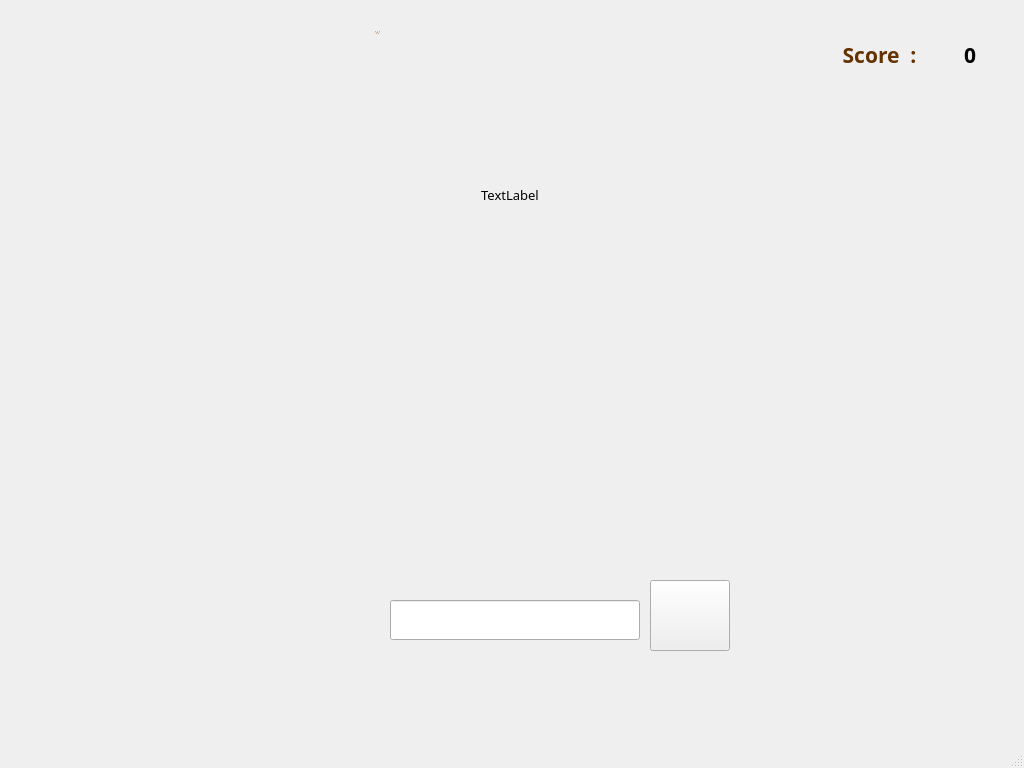
<?xml version="1.0" encoding="UTF-8"?>
<ui version="4.0">
 <class>MainWindow</class>
 <widget class="QMainWindow" name="MainWindow">
  <property name="geometry">
   <rect>
    <x>0</x>
    <y>0</y>
    <width>1024</width>
    <height>768</height>
   </rect>
  </property>
  <property name="windowTitle">
   <string>MainWindow</string>
  </property>
  <widget class="QWidget" name="centralwidget">
   <widget class="QLabel" name="question_label">
    <property name="geometry">
     <rect>
      <x>110</x>
      <y>120</y>
      <width>800</width>
      <height>150</height>
     </rect>
    </property>
    <property name="font">
     <font>
      <family>BM DoHyeon</family>
      <pointsize>10</pointsize>
      <weight>50</weight>
      <bold>false</bold>
     </font>
    </property>
    <property name="text">
     <string>TextLabel</string>
    </property>
    <property name="alignment">
     <set>Qt::AlignCenter</set>
    </property>
   </widget>
   <widget class="QPushButton" name="answer_btn">
    <property name="geometry">
     <rect>
      <x>650</x>
      <y>580</y>
      <width>80</width>
      <height>71</height>
     </rect>
    </property>
    <property name="text">
     <string/>
    </property>
   </widget>
   <widget class="QLineEdit" name="answer_lineEdit">
    <property name="geometry">
     <rect>
      <x>390</x>
      <y>600</y>
      <width>250</width>
      <height>40</height>
     </rect>
    </property>
    <property name="font">
     <font>
      <family>BM DoHyeon</family>
      <pointsize>10</pointsize>
      <weight>50</weight>
      <bold>false</bold>
     </font>
    </property>
   </widget>
   <widget class="QLabel" name="choiceBackground_label">
    <property name="geometry">
     <rect>
      <x>0</x>
      <y>-20</y>
      <width>1024</width>
      <height>768</height>
     </rect>
    </property>
    <property name="focusPolicy">
     <enum>Qt::NoFocus</enum>
    </property>
    <property name="text">
     <string/>
    </property>
   </widget>
   <widget class="QLabel" name="hp_label">
    <property name="geometry">
     <rect>
      <x>10</x>
      <y>10</y>
      <width>250</width>
      <height>80</height>
     </rect>
    </property>
    <property name="text">
     <string/>
    </property>
   </widget>
   <widget class="QLabel" name="score_label">
    <property name="geometry">
     <rect>
      <x>810</x>
      <y>30</y>
      <width>150</width>
      <height>50</height>
     </rect>
    </property>
    <property name="font">
     <font>
      <family>BM DoHyeon</family>
      <pointsize>16</pointsize>
      <weight>75</weight>
      <bold>true</bold>
     </font>
    </property>
    <property name="styleSheet">
     <string notr="true">color : rgb(100, 50, 0);</string>
    </property>
    <property name="text">
     <string>Score  :  </string>
    </property>
    <property name="alignment">
     <set>Qt::AlignCenter</set>
    </property>
   </widget>
   <widget class="QLabel" name="score">
    <property name="geometry">
     <rect>
      <x>930</x>
      <y>30</y>
      <width>80</width>
      <height>50</height>
     </rect>
    </property>
    <property name="font">
     <font>
      <family>BM DoHyeon</family>
      <pointsize>16</pointsize>
      <weight>75</weight>
      <bold>true</bold>
     </font>
    </property>
    <property name="text">
     <string>0</string>
    </property>
    <property name="alignment">
     <set>Qt::AlignCenter</set>
    </property>
   </widget>
   <widget class="QLabel" name="easteregg">
    <property name="geometry">
     <rect>
      <x>375</x>
      <y>25</y>
      <width>15</width>
      <height>15</height>
     </rect>
    </property>
    <property name="font">
     <font>
      <family>BM DoHyeon</family>
      <pointsize>4</pointsize>
     </font>
    </property>
    <property name="styleSheet">
     <string notr="true">color : rgb(160, 80, 0);</string>
    </property>
    <property name="text">
     <string>'^'</string>
    </property>
   </widget>
   <zorder>choiceBackground_label</zorder>
   <zorder>question_label</zorder>
   <zorder>answer_btn</zorder>
   <zorder>answer_lineEdit</zorder>
   <zorder>hp_label</zorder>
   <zorder>score_label</zorder>
   <zorder>score</zorder>
   <zorder>easteregg</zorder>
  </widget>
  <widget class="QMenuBar" name="menubar">
   <property name="geometry">
    <rect>
     <x>0</x>
     <y>0</y>
     <width>1024</width>
     <height>25</height>
    </rect>
   </property>
  </widget>
  <widget class="QStatusBar" name="statusbar"/>
 </widget>
 <resources/>
 <connections/>
</ui>
